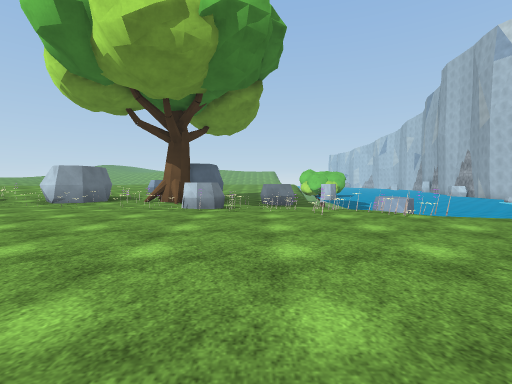
view 1 (above)

17 first-person views from a walk through a Unity game level. The camera is 1.2 m above the floor, tilts 2° down and sees 85° across. The floor is counted in squares, 2 m on a side. Each view is taken from the middle of a square. On the plan, view 1 faces up. The plan holds only what a view shows up to about 9 squares ahead; the rest is blank. The place goes on beyond the plan. Surface patterns are stand-ins for the level's own textures.

view 2
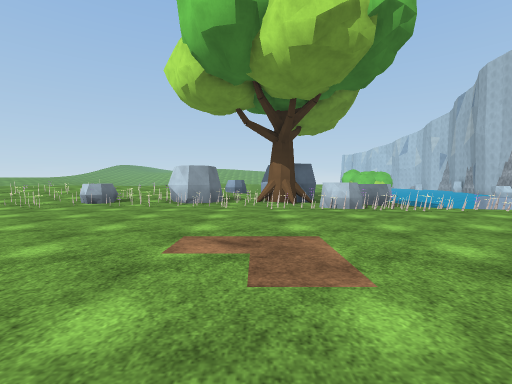

view 3
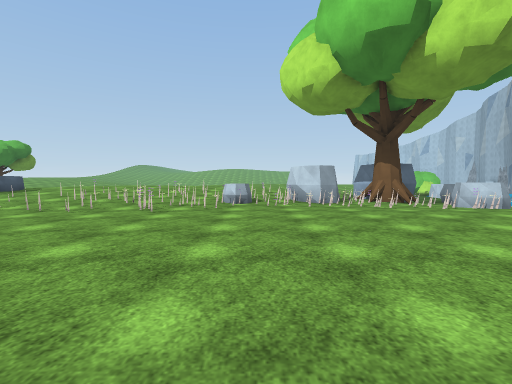

view 4
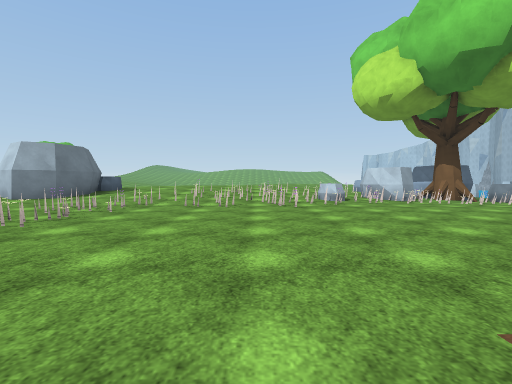

view 5
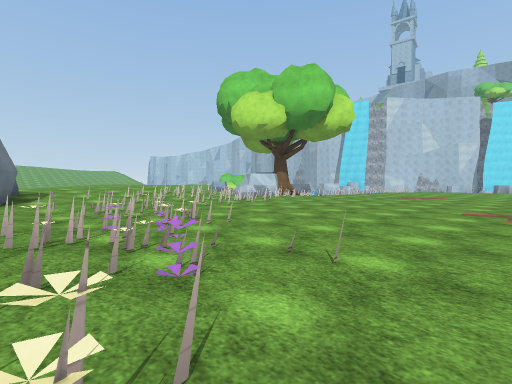

view 6
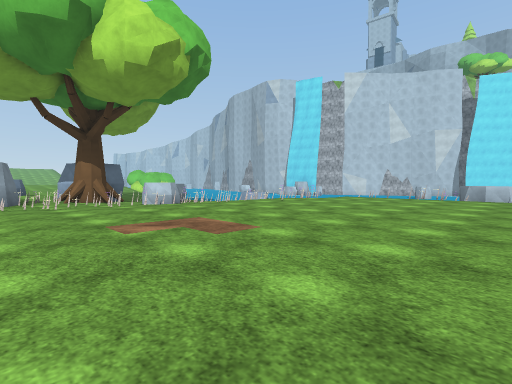

view 7
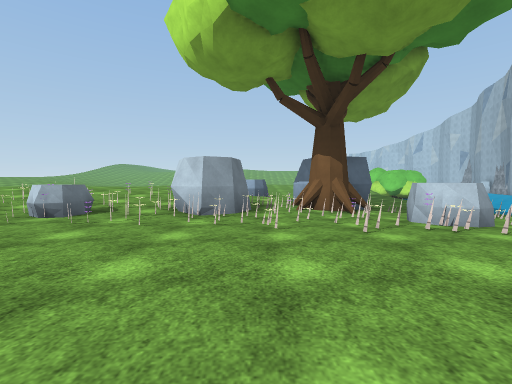

view 8
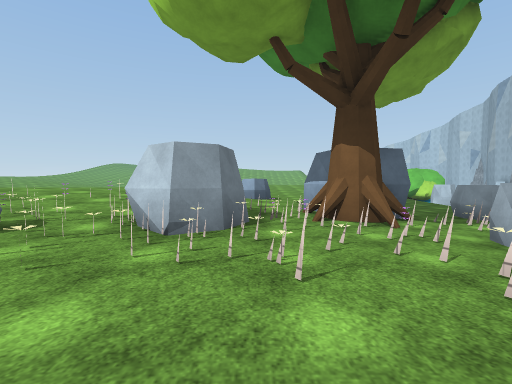

view 9
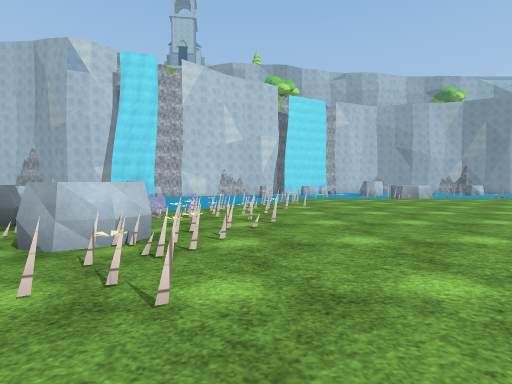

view 10
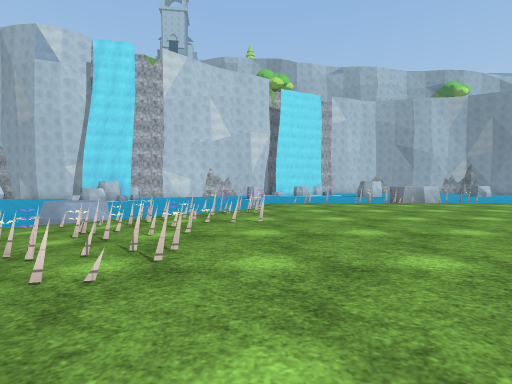

view 11
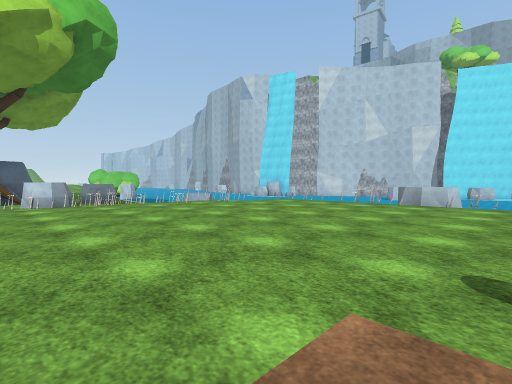

view 12
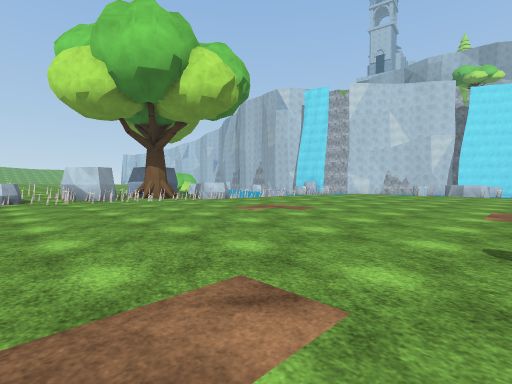

view 13
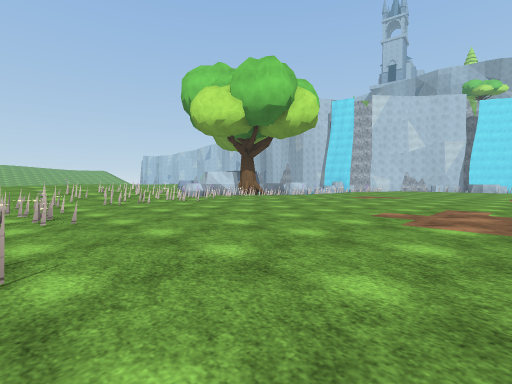

view 14
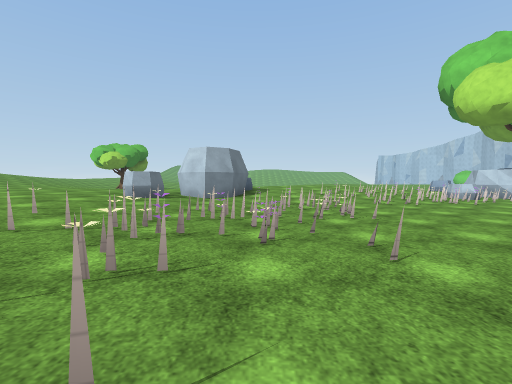

view 15
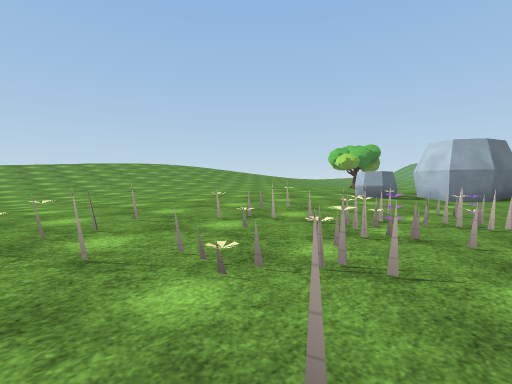

view 16
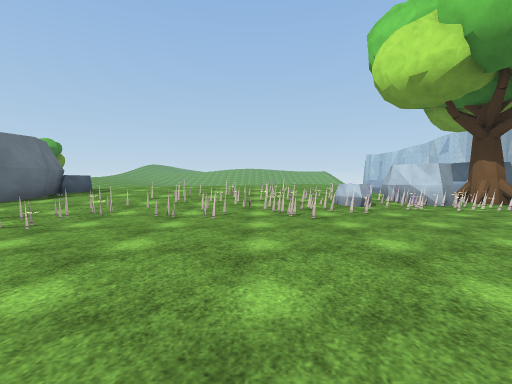

view 17
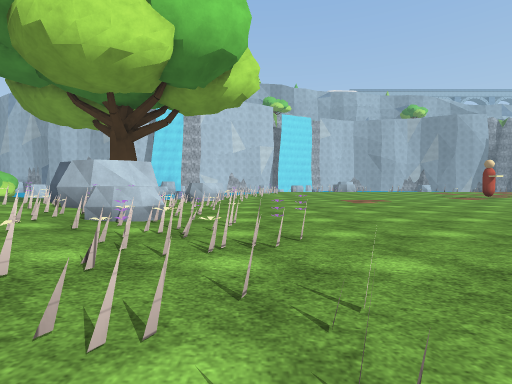

### Floor plan
Key: @ floor where view 1 was taken; # wall or solid block; . main floor; : floor 0.25 m higher than the main floor; - floor 0.25 m lower than the main floor; + floor 0.5 m higher than the main floor; _ floor 0.5 m lower than the main floor; * floor 0.75 m higher than the main floor; / step, stairs or slope; = window, fence, low wall or low ledge; ≈ liquid the walk keeps out of; ^ raised ledge; v drop or lower ground; O other object.
Columns run from 27 left of view 1 to 6 right of it. Each row starts with its distance up from view 1.
 15                       O
 14                 **+   O.   __
 13                ***+   /.O __O
 12                ***+= =.O# __O
 11                *+=++##=###___
 10            O*//+=+/:O O###=_=_/
  9           OO///=/:O#OO--=O  __/
  8           #+/+=///OO=#=/-OO==_/
  7         +##:/=:===..===.-O#=/=/
  6      **+O+:=/#.=.==.......=./==
  5      **+O+/.==..............=.=//
  4     ***+//:==.................../
  3    ++++++:====..................=
  2   +++++++:==....................v
  1  +++++++====....................##
  0 /+::++++=#=.=..............@.....^
 -1 +::::++++=/.....................#≈
 -2  :.:::++:==......................

Where each view was taken, in squares from view 1:
view 1: 0 up, 0 right, facing up
view 2: 0 up, 4 left, facing up
view 3: 0 up, 8 left, facing up
view 4: 1 down, 11 left, facing up
view 5: 1 down, 17 left, facing up-right
view 6: 1 down, 6 left, facing up-right
view 7: 3 up, 5 left, facing up
view 8: 5 up, 5 left, facing up
view 9: 6 up, 5 left, facing right
view 10: 5 up, 3 left, facing right
view 11: 2 down, 3 left, facing up-right
view 12: 2 down, 9 left, facing up-right
view 13: 2 down, 15 left, facing up-right
view 14: 2 down, 16 left, facing up
view 15: 2 down, 16 left, facing up-left
view 16: 1 up, 11 left, facing up
view 17: 6 up, 13 left, facing right
